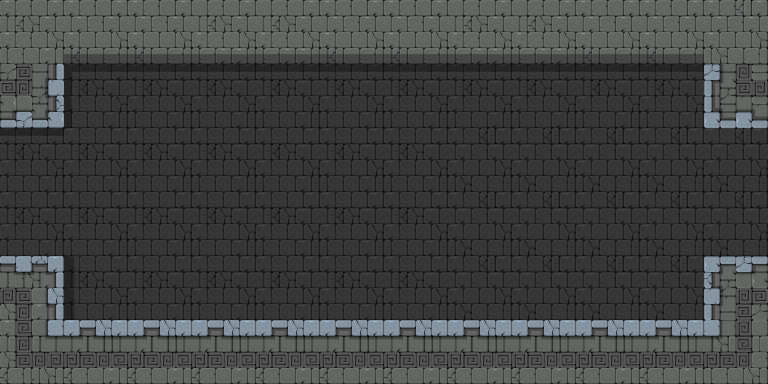

Tiled map render using the project's own tile images. Description and the map definition, with tile-layer contents summarised, below:
An orthogonal 12x6 tile map with 64x64 px tiles, 4 tile layers (background, foreground, objects, mainlayer) and 6 objects.

<map version="1.0" orientation="orthogonal" width="12" height="6" tilewidth="64" tileheight="64">
 <properties>
  <property name="physicsGravityY" value="-9.81" />
  <property name="physicsSimulationSpeed" value="1.0" />
  <property name="restrictScrollingToMapBoundary" value="YES" />
 </properties>
 <tileset firstgid="1" name="Tileset_Geometry_16x16_256" tilewidth="64" tileheight="64">
  <image source="Tileset_64x64.png" width="512" height="576" />
 </tileset>
 <layer name="background" width="12" height="6">
  <data>[72 cells, 64 non-empty, 6 distinct tile ids]</data>
 </layer>
 <layer name="foreground" width="12" height="6">
  <data>[72 cells, 28 non-empty, 9 distinct tile ids]</data>
 </layer>
 <layer name="objects" width="12" height="6">
  <data>[72 cells, 0 non-empty, 0 distinct tile ids]</data>
 </layer>
 <layer name="mainlayer" width="12" height="6">
  <data>[72 cells, 0 non-empty, 0 distinct tile ids]</data>
 </layer>
 <objectgroup color="#5858a4" draworder="topdown" name="collisions" width="12" height="6">
  <object x="0" y="0" width="768" height="64" />
  <object x="0" y="64" width="64" height="64" />
  <object x="0" y="256" width="64" height="64" />
  <object x="0" y="320" width="768" height="64" />
  <object x="704" y="64" width="64" height="64" />
  <object x="704" y="256" width="64" height="64" />
 </objectgroup>
 <objectgroup draworder="topdown" name="game objects" width="12" height="6" />
</map>
